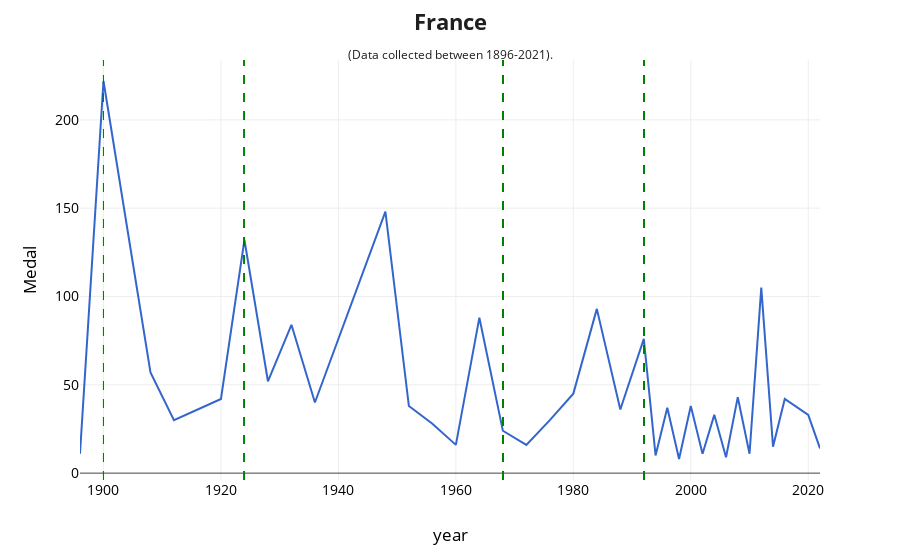

This figure's notebook cell:
### Code cell
plot('France',newdf,hostcountry)
